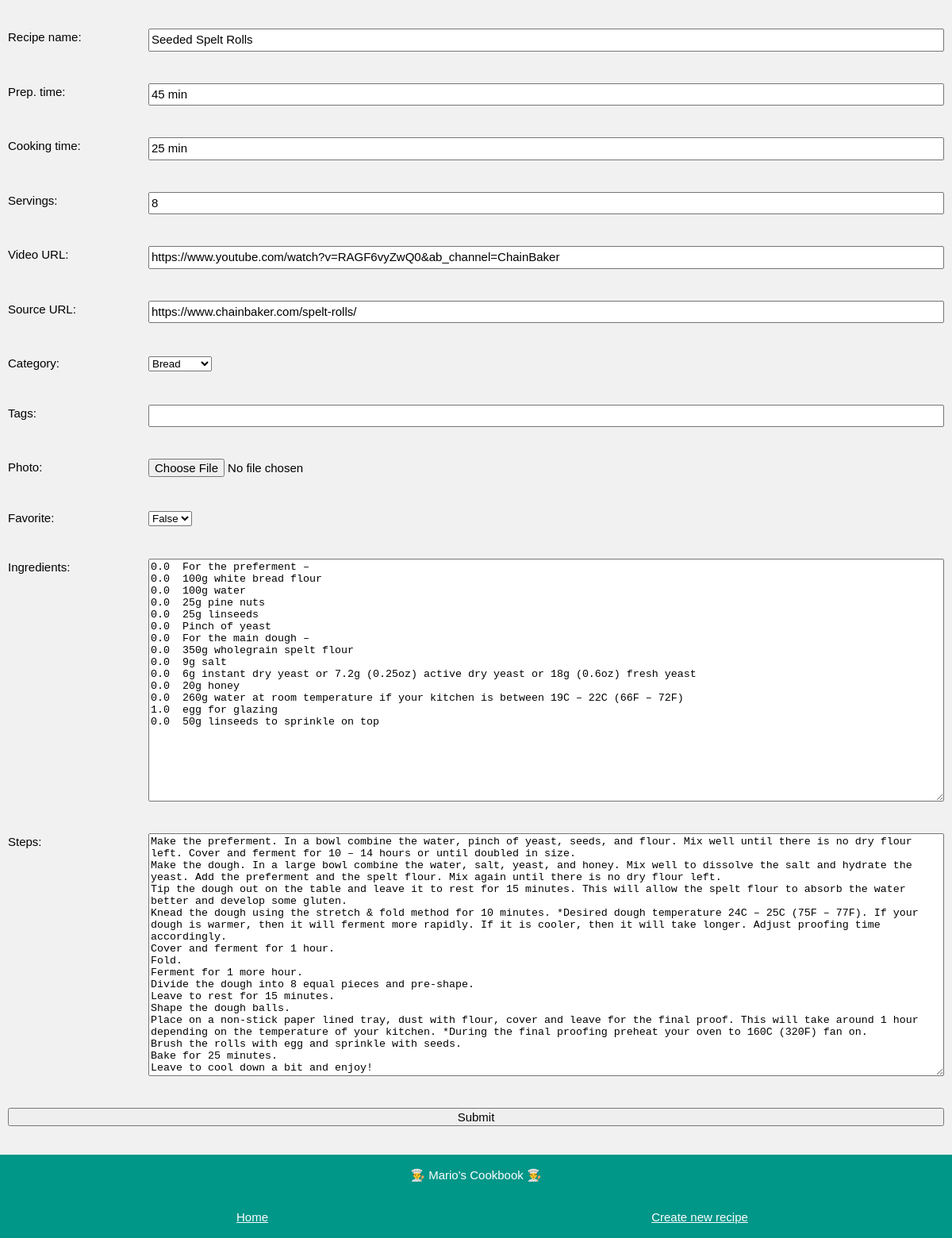
Page /edit/Seeded Spelt Rolls on the committed database.
### app_config.py (models this page shows, shortened)
class Recipe(db.Model):
    name = db.Column(db.String, nullable=False, unique=True, primary_key=True)
    prepTime = db.Column(db.String, nullable=False)
    cookingTime = db.Column(db.String, nullable=False)
    servings = db.Column(db.Integer, nullable=False)
    videoURL = db.Column(db.String, nullable=False)
    sourceURL = db.Column(db.String, nullable=False)
    steps = db.Column(db.Text, nullable=False)
    photo = db.Column(db.String, nullable=False)
    favorite = db.Column(db.Boolean, default=False)
    category = db.Column(db.String, nullable=False)
    tags = db.Column(db.String, nullable=False)
    ingredients = db.relationship('Ingredient', backref='recipe', lazy=True)

class Ingredient(db.Model):
    id = db.Column(db.Integer, primary_key=True)
    name = db.Column(db.String, nullable=False)
    amount = db.Column(db.Float, default=0)
    unit = db.Column(db.String, default='')
    recipe_name = db.Column(db.String, db.ForeignKey('recipe.name'), nullable=False)

### app_edit.py (the view, shortened to what this page needs)
@app.route('/edit/<name>', methods=['POST', 'GET'])
def edit(name):
    if request.method == 'GET':
        recipe = Recipe.query.get(name)
        amounts = []
        for ingredient in recipe.ingredients:
            amount = ingredient.amount
            amounts.append(amount)
        n_amounts = range(len(amounts))
        return render_template('edit.html', recipe=recipe, amounts=amounts,
                               n_amounts=n_amounts, new=False, categories = known_categories)

### templates/edit.html (shortened to what this page needs)
<!DOCTYPE html>
<html>
<head>
    <link rel="stylesheet" href="../static/css/edit.css">
    <link rel='stylesheet' href='../static/css/fonts.css'>
</head>
<body class="background-color">
    <div class="page-container">
        {% if new == False %}
        <form action="/edit/{{recipe.name}}" method="POST" enctype="multipart/form-data">
        {% else %}
        <form action="/new/" method="POST" enctype="multipart/form-data">
        {% endif %}
            <div class="form-item">
                <label for="name">Recipe name: </label>
                {% if new == False %}
                <input type="text" id="name" name="name" value="{{recipe.name}}">
                {% else %}
                <input type="text" id="name" name="name">
                {% endif %}
            </div>
            <div class="form-item">
                <label for="prepTime">Prep. time: </label>
                {% if new == False %}
                <input type="text" id="prepTime" name="prepTime" value="{{recipe.prepTime}}">
                {% else %}
                <input type="text" id="prepTime" name="prepTime">
                {% endif %}
            </div>
            <div class="form-item">
                <label for="cookingTime">Cooking time: </label>
                {% if new == False %}
                <input type="text" id="cookingTime" name="cookingTime" value="{{recipe.cookingTime}}">
                {% else %}
                <input type="text" id="cookingTime" name="cookingTime">
                {% endif %}
            </div>
            <div class="form-item">
                <label for="servings">Servings: </label>
                {% if new == False %}
                <input type="number" step="1" id="servings" name="servings" value="{{recipe.servings}}">
                {% else %}
                <input type="number" step="1" id="servings" name="servings">
                {% endif %}
            </div>
            <div class="form-item">
                <label for="videoURL">Video URL: </label>
                {% if new == False %}
                <input type="text" id="videoURL" name="videoURL" value="{{recipe.videoURL}}">
                {% else %}
                <input type="text" id="videoURL" name="videoURL">
                {% endif %}
            </div>
            <div class="form-item">
                <label for="sourceURL">Source URL: </label>
                {% if new == False %}
                <input type="text" id="sourceURL" name="sourceURL" value="{{recipe.sourceURL}}">
                {% else %}
                <input type="text" id="sourceURL" name="sourceURL">
                {% endif %}
            </div>
            <div class="form-item">
                <label for="category">Category: </label>
                <div class="custom-select" style="width:200px;">
                    {% if new == False %}
                    <select id="category" name="category">
                        {% for c in categories%}
                            <option value="{{c}}" {%if recipe.category == c %} selected {% endif %}> {{c}} </option>
                        {% endfor %}
                    </select>
                    {% else %}
                    <select id="category" name="category">
                        {% for c in categories%}
                            <option value="{{c}}" > {{c}} </option>
                        {% endfor %}
                    </select>
                    {% endif %}
                </div>
            </div>
            <div class="form-item">
                <label for="tags">Tags: </label>
                {% if new == False %}
                <input type="text" id="tags" name="tags" value="{{recipe.tags}}">
                {% else %}
                <input type="text" id="tags" name="tags">
                {% endif %}
            </div>
            <div class="form-item">
                <label for="photo">Photo: </label>
                <input type="file" id="file" name="file">
            </div>
            <div class="form-item">
                <label for="favorite">Favorite: </label>
                <div class="custom-select" style="width:200px;">
                    <select id="favorite" name="favorite">
                        {% if new == False %}
                        {% if recipe.favorite == False %}
                        <option value="0" selected>False</option>
                        {% else %}
                        <option value="0">False</option>
                        <option value="1" selected>True</option>
                        {% endif %}
                        {% else %}
                        <option value="0">False</option>
                        <option value="1">True</option>
                        {% endif %}
                    </select>
                </div>
            </div>
            <div class="form-item">
                <label for="ingredients">Ingredients: </label>
                {% if new == False %}
                <textarea id="ingredients" name="ingredients" rows="20" cols="50">
{% for i in n_amounts %}{{ amounts[i] }} {{ recipe.ingredients[i].unit }} {{ recipe.ingredients[i].name }}
{% endfor %}</textarea>
                {% else %}
                <textarea id="ingredients" name="ingredients" rows="20" cols="50"></textarea>
                {% endif %}
            </div>
            <div class="form-item">
                <label for="steps">Steps: </label>
                {% if new == False %}
                <textarea id="steps" name="steps" rows="20" cols="50">{{recipe.steps}}</textarea>
                {% else %}
                <textarea id="steps" name="steps" rows="20" cols="50"></textarea>
                {% endif %}
            </div>
            <div class="form-item-submit">
                <input type="submit" value="Submit">
            </div>
        </form>
    </div>
    <footer class="footer">
        <p class='footer-item'>👨‍🍳 Mario's Cookbook 👨‍🍳</p>
        <div class='footer-grid'>
            <div class='footer-item'><a href="/"> Home</a></div>
            <div class='footer-item'><a href="/new"> Create new recipe</a></div>
        </div>
    </footer>
</body>
</html>

### static/css/edit.css (style rules this page uses)
body { --themeColor: #009688; --grey:#757575; }
.background-color { color:#000!important;background-color:#f1f1f1!important }
.page-container { margin-left:auto;margin-right:auto;margin-top:16px!important;max-width:1400px; }
.form-item { display: grid; grid-template-columns: 15% 85%; padding:20px 10px }
.form-item-submit { display: grid; grid-template-columns: 100%; padding:20px 10px }
input { font:inherit;margin:0 }
.footer { padding:0.01em 16px; color:#fff!important;background-color:var(--themeColor)!important; text-align:center; display:inline-block;width:100%; margin-top:16px!important }
.footer-grid { display: grid; grid-template-columns: 50% 50%; padding:1em 20px; }
.footer-item { color:#fff }
p { color:#3d3d3d; }
html,body,h1,h2,h3,h4,h5,h6 { font-family: "Roboto", sans-serif }
a { color: inherit; background-color:transparent }
html { box-sizing:border-box }
*,*:before,*:after { box-sizing:inherit }
html { -ms-text-size-adjust:100%;-webkit-text-size-adjust:100% }
body { margin:0 }
html,body { font-family:Verdana,sans-serif;font-size:15px;line-height:1.5 }
html { overflow-x:hidden }

### rows in the picture
Recipe: name "Seeded Spelt Rolls", prepTime "45 min", cookingTime "25 min", servings "8", videoURL "https://www.youtube.com/watch?v=RAGF6vyZwQ0&ab_channel=ChainBaker", sourceURL "https://www.chainbaker.com/spelt-rolls/", category "Bread", favorite "False", steps "Make the preferment. In a bowl combine the water, pinch of yeast, seeds, and flour. Mix well until there is no dry flour left. Cover and ferment for 10 – 14 hours or until doubled in size. Make the dough. In a large bowl combine the water, salt, yeast, and honey. Mix well to dissolve the salt and hydrate the yeast. Add the preferment and the spelt flour. Mix again until there is no dry flour left. Tip the dough out on the table and leave it to rest for 15 minutes. This will allow the spelt flour to absorb the water better and develop some gluten. Knead the dough using the stretch & fold method for 10 minutes. *Desired dough temperature 24C – 25C (75F – 77F). If your dough is warmer, then it…"
Ingredient: ingredients "0.0 For the preferment – 0.0 100g white bread flour 0.0 100g water 0.0 25g pine nuts 0.0 25g linseeds 0.0 Pinch of yeast 0.0 For the main dough – 0.0 350g wholegrain spelt flour 0.0 9g salt 0.0 6g instant dry yeast or 7.2g (0.25oz) active dry yeast or 18g (0.6oz) fresh yeast 0.0 20g honey 0.0 260g water at room temperature if your kitchen is between 19C – 22C (66F – 72F) 1.0 egg for glazing 0.0 50g linseeds to sprinkle on top"
